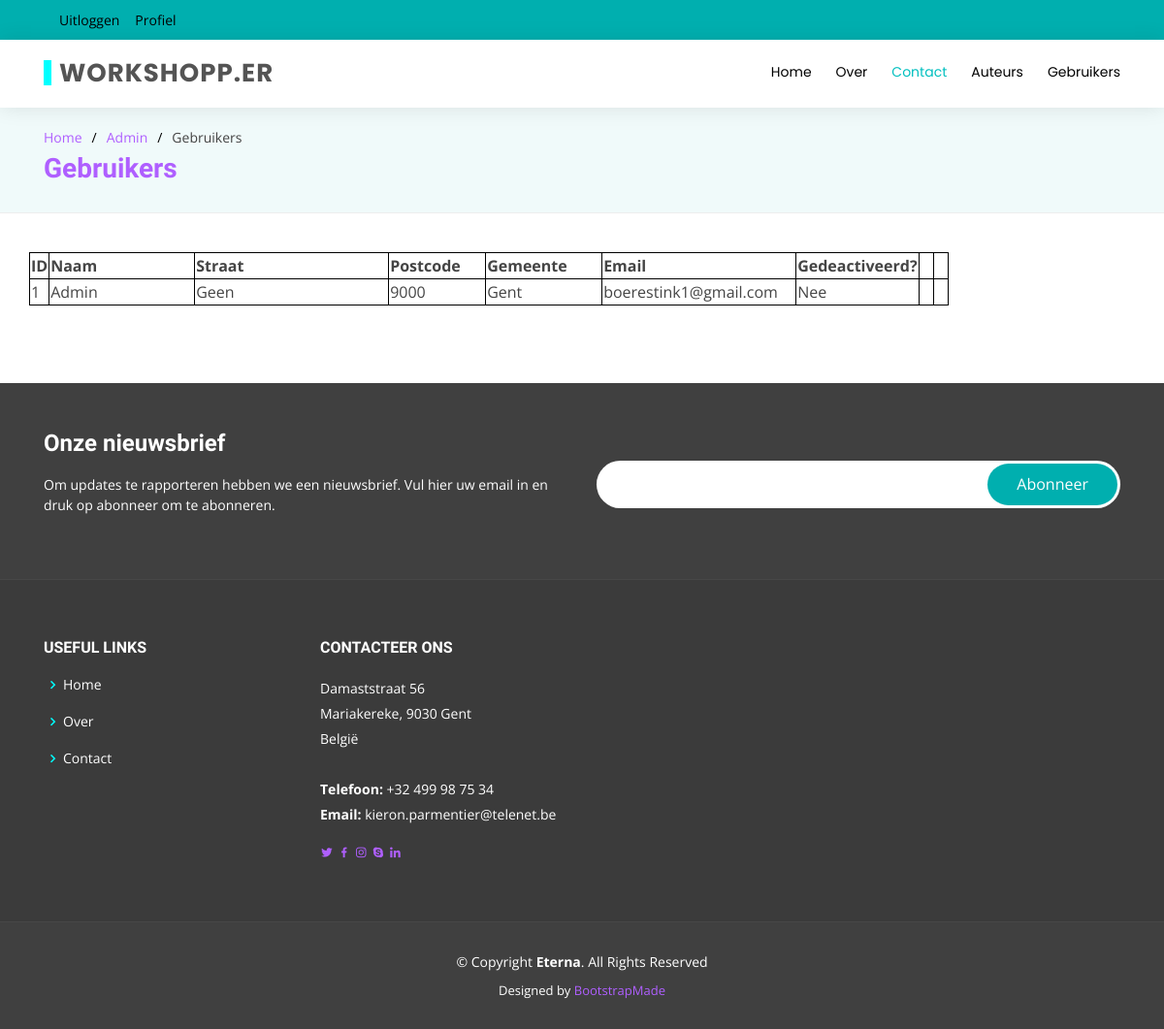
Screenshot of /adminUsers.php (signed in) with the database file from the repository.
### tables this page shows
CREATE TABLE `tbluser` (
  `userID` int(11) NOT NULL,
  `userNm` tinytext NOT NULL,
  `userStraat` text NOT NULL,
  `userPostcode` int(11) NOT NULL,
  `userFoto` text NOT NULL,
  `userEmail` tinytext NOT NULL,
  `userPasw` tinytext NOT NULL,
  `isAdmin` tinyint(1) NOT NULL DEFAULT '0',
  `deactivated` tinyint(1) NOT NULL DEFAULT '0'
);

CREATE TABLE `tblgemeente` (
  `PostcodeId` int(11) NOT NULL,
  `PCode` varchar(8) NOT NULL,
  `Gemeente` varchar(255) NOT NULL,
  `UCGemeente` varchar(255) NOT NULL
);

### adminUsers.php (the view, shortened to what this page needs)
<!DOCTYPE html>
<html lang="en">
<head>
  <link href="assets/vendor/bootstrap/css/bootstrap.min.css" rel="stylesheet">
  <link href="assets/vendor/icofont/icofont.min.css" rel="stylesheet">
  <link href="assets/vendor/boxicons/css/boxicons.min.css" rel="stylesheet">
  <link href="assets/vendor/animate.css/animate.min.css" rel="stylesheet">
  <link href="assets/vendor/owl.carousel/assets/owl.carousel.min.css" rel="stylesheet">
  <link href="assets/vendor/venobox/venobox.css" rel="stylesheet">
  <link href="assets/css/style.css" rel="stylesheet">
</head>
<body>
  <section id="topbar" class="d-none d-lg-block">
    <div class="container d-flex">
      <div class="social-links">
          <?php
          if(isset($_SESSION["login"])){
              if(!($_SESSION["login"])){
                  echo"<a href=\"inloggen.php\">Inloggen</a>";
                  echo"<a href=\"registreer.php\">Registreren</a>";
              }
              else{
                  echo"<a href=\"".$_SERVER["PHP_SELF"]."?end=true\">Uitloggen</a>";
                  if($_SESSION["loginType"] == "user"){
                      echo"<a href=\"wijzigenUser.php\">Profiel</a>";
                  }
                  else{
                      echo"<a href=\"wijzigenAut.php\">Profiel</a>";
                  }
              }
          }
          else{
              echo"<a href=\"inloggen.php\">Inloggen</a>";
              echo"<a href=\"registreer.php\">Registreren</a>";
          }
          ?>
      </div>
    </div>
  </section>
 <header id="header">
    <div class="container d-flex">
      <div class="logo mr-auto">
        <h1 class="text-light"><a href="index.php"><span>Workshopp.er</span></a></h1>
      </div>
      <nav class="nav-menu d-none d-lg-block">
        <ul>
          <li><a href="index.php">Home</a></li>
            <li><a href="about.php">Over</a></li>
          <li class="active"><a href="contact.php">Contact</a></li>
              <li><a href="portfolioAut.php">Auteurs</a></li>
            <li><a href="portfolioUser.php">Gebruikers</a></li>
        </ul>
      </nav>
    </div>
  </header>
  <main id="main">
    <section id="breadcrumbs" class="breadcrumbs">
      <div class="container">
        <ol>
          <li><a href="index.php">Home</a></li>
          <li><a href="admin.php">Admin</a></li>
          <li>Gebruikers</li>
        </ol>
        <h2>Gebruikers</h2>
      </div>
    </section>
    <section id="content" class="content">
          <div class="container">
            <div class="row">
                <table id="tblUsers" class="admin">
                    <tr>
                        <th width = 20px>ID</th>
                        <th width = 150px>Naam</th>
                        <th width = 200px>Straat</th>
                        <th width = 100px>Postcode</th>
                        <th width = 120px>Gemeente</th>
                        <th width = 200px>Email</th>
                        <th width = 20px>Gedeactiveerd?</th>
                        <th></th>
                        <th></th>
                    </tr>
                    <?php
$mysqli = new mysqli("localhost","root","","gip");
if(mysqli_connect_errno()){
    trigger_error("Fout bij verbinding: ".$mysqli->error);
}
else{
    $sql = "SELECT u.userID, u.userNm, u.userStraat, g.PCode, g.Gemeente, u.userEmail, u.deactivated
    FROM tblUser u, tblGemeente g
    WHERE g.PostcodeId = u.userPostcode";
    if($stmt = $mysqli->prepare($sql)){
        if(!$stmt->execute()){
            echo"Het uitvoeren van qry getUsers is mislukt: ".$stmt->error."in query";
        }
        else{
            $stmt->bind_result($uID, $uNm, $uStraat, $uPC, $uGem, $uEmail, $uDeact);
            while($stmt->fetch()){
                echo"
                <tr>
                    <td>".$uID."</td>
                    <td>".$uNm."</td>
                    <td>".$uStraat."</td>
                    <td>".$uPC."</td>
                    <td>".$uGem."</td>
                    <td>".$uEmail."</td>";
                    switch($uDeact){
                        case 0:
                            echo"<td>Nee</td>";
                            break;
                    }
                echo"
                    <td><a href=\"adminUsers.php?item=".$uID."&option=edit\"><i class=\"icofont-pencil-alt-5\"></i></a>
                    <td><a href=\"adminUsers.php?item=".$uID."&option=deact\"><i class=\"icofont-not-allowed\"></i></a>
                </tr>";
            }
        }
    }
}
                    ?>
                </table>
            </div>
          </div>
    </section>
    </main>
  <footer id="footer">
    <div class="footer-newsletter">
      <div class="container">
        <div class="row">
          <div class="col-lg-6">
            <h4>Onze nieuwsbrief</h4>
            <p>Om updates te rapporteren hebben we een nieuwsbrief. Vul hier uw email in en druk op abonneer om te abonneren.</p>
          </div>
          <div class="col-lg-6">
            <form action="" method="post">
              <input type="email" name="email"><input type="submit" value="Abonneer">
            </form>
          </div>
        </div>
      </div>
    </div>
    <div class="footer-top">
      <div class="container">
        <div class="row">
          <div class="col-lg-3 col-md-6 footer-links">
            <h4>Useful Links</h4>
            <ul>
              <li><i class="bx bx-chevron-right"></i> <a href="index.php">Home</a></li>
              <li><i class="bx bx-chevron-right"></i> <a href="about.php">Over</a></li>
                <li><i class="bx bx-chevron-right"></i> <a href="contact.php">Contact</a></li>
            </ul>
          </div>
            <div class="col-lg-3 col-md-6 footer-contact">
            <h4>Contacteer ons</h4>
            <p>
              Damaststraat 56<br>
              Mariakereke, 9030 Gent<br>
              Belgi&euml;<br><br>
              <strong>Telefoon:</strong> +32 499 98 75 34<br>
              <strong>Email:</strong> kieron.parmentier@telenet.be<br>
            </p>
                <a href="#" class="twitter"><i class="bx bxl-twitter"></i></a>
                <a href="#" class="facebook"><i class="bx bxl-facebook"></i></a>
                <a href="#" class="instagram"><i class="bx bxl-instagram"></i></a>
                <a href="#" class="google-plus"><i class="bx bxl-skype"></i></a>
                <a href="#" class="linkedin"><i class="bx bxl-linkedin"></i></a>
        </div>
      </div>
    </div>
      </div>
    <div class="container">
      <div class="copyright">
        &copy; Copyright <strong><span>Eterna</span></strong>. All Rights Reserved
      </div>
      <div class="credits">
        Designed by <a href="https://bootstrapmade.com/">BootstrapMade</a>
      </div>
    </div>
  </footer>
</body>
</html>

### assets/css/style.css (style rules this page uses)
table { border: #000 solid 1px; }
body { font-family: "Open Sans", sans-serif; color: #444444; }
a { color: #AF5FFF; }
h1, h2, h3, h4, h5, h6 { font-family: "Raleway", sans-serif; }
#topbar { background: #00AFAF; padding: 10px 0; font-size: 14px; }
#topbar .social-links a { color: #000; padding: 4px 0 4px 16px; display: inline-block; line-height: 1px; transition: 0.3s; }
#topbar .social-links a:first-child { border-left: 0; }
#header { height: 70px; transition: all 0.5s; z-index: 997; transition: all 0.5s; padding: 10px 0; background: #fff; box-shadow: 0px 0px 20px 0px rgba(0, 0, 0, 0.1); position: relative; }
#header .logo h1 { font-size: 26px; padding: 0 0 0 8px; margin: 11px 0; line-height: 1; font-weight: 700; letter-spacing: 1px; text-transform: uppercase; font-family: "Poppins", sans-serif; border-left: 8px solid #00FFFF; }
#header .logo h1 a, #header .logo h1 a:hover { color: #545454; text-decoration: none; }
.nav-menu, .nav-menu * { margin: 0; padding: 0; list-style: none; }
.nav-menu > ul > li { position: relative; white-space: nowrap; float: left; }
.nav-menu a { display: block; position: relative; color: #000; padding: 13px 0 15px 25px; transition: 0.3s; font-size: 14px; font-family: "Poppins", sans-serif; }
.nav-menu a:hover, .nav-menu .active > a, .nav-menu li:hover > a { color: #00BFBF; text-decoration: none; }
.mobile-nav { position: fixed; top: 55px; right: 15px; bottom: 15px; left: 15px; z-index: 9999; overflow-y: auto; background: #fff; transition: ease-in-out 0.2s; opacity: 0; visibility: hidden; border-radius: 10px; padding: 10px 0; }
.mobile-nav * { margin: 0; padding: 0; list-style: none; }
.mobile-nav a { display: block; position: relative; color: #000000; padding: 10px 20px; font-weight: 500; outline: none; }
.mobile-nav a:hover, .mobile-nav .active > a, .mobile-nav li:hover > a { color: #AF5FFF; text-decoration: none; }
section { padding: 0 0 80px 0; }
.breadcrumbs { padding: 20px 0 20px 0; background: #00AFAF0F; border-bottom: 1px solid #ededed; margin-bottom: 40px; }
.breadcrumbs h2 { font-size: 28px; font-weight: 700; color: #AF5FFF; }
.breadcrumbs ol { display: flex; flex-wrap: wrap; list-style: none; padding: 0 0 5px 0; margin: 0; font-size: 14px; }
.breadcrumbs ol li + li { padding-left: 10px; }
.breadcrumbs ol li + li::before { display: inline-block; padding-right: 10px; color: #000; content: "/"; }
#footer { background: #404040; padding: 0 0 30px 0; color: #fff; font-size: 14px; }
#footer .footer-newsletter { padding: 50px 0; background: #404040; }
#footer .footer-newsletter h4 { font-size: 24px; margin: 0 0 20px 0; padding: 0; line-height: 1; font-weight: 600; }
#footer .footer-newsletter form { margin-top: 30px; background: #fff; padding: 6px 10px; position: relative; border-radius: 50px; }
#footer .footer-newsletter form input[type="email"] { border: 0; padding: 8px; width: calc(100% - 140px); }
#footer .footer-newsletter form input[type="submit"] { position: absolute; top: 0; right: 0; bottom: 0; border: 0; background: none; font-size: 16px; padding: 0 30px; margin: 3px; background: #00AFAF; color: #fff; transition: 0.3s; border-radius: 50px; }
#footer .footer-top { background: #3b3b3b; border-top: 1px solid #474747; border-bottom: 1px solid #474747; padding: 60px 0 30px 0; }
#footer .footer-top h4 { font-size: 16px; font-weight: bold; color: #fff; text-transform: uppercase; position: relative; padding-bottom: 12px; }
#footer .footer-top .footer-links { margin-bottom: 30px; }
#footer .footer-top .footer-links ul { list-style: none; padding: 0; margin: 0; }
#footer .footer-top .footer-links ul i { padding-right: 2px; color: #00FFFF; font-size: 18px; line-height: 1; }
#footer .footer-top .footer-links ul li { padding: 10px 0; display: flex; align-items: center; }
#footer .footer-top .footer-links ul li:first-child { padding-top: 0; }
#footer .footer-top .footer-links ul a { color: #fff; transition: 0.3s; display: inline-block; line-height: 1; }
#footer .footer-top .footer-contact { margin-bottom: 30px; }
#footer .footer-top .footer-contact p { line-height: 26px; }
#footer .copyright { text-align: center; padding-top: 30px; }
#footer .credits { padding-top: 10px; text-align: center; font-size: 13px; color: #fff; }
table, th, td { border: #000 solid 1px; }

### adminUsers.php (style rules this page uses)
table { border: #000 solid 1px; }

### rows the page displays
tbluser: userID "1", userNm "Admin", userStraat "Geen", tblgemeente.PCode "9000", tblgemeente.Gemeente "Gent", userEmail "boerestink1@gmail.com", deactivated "Nee"
